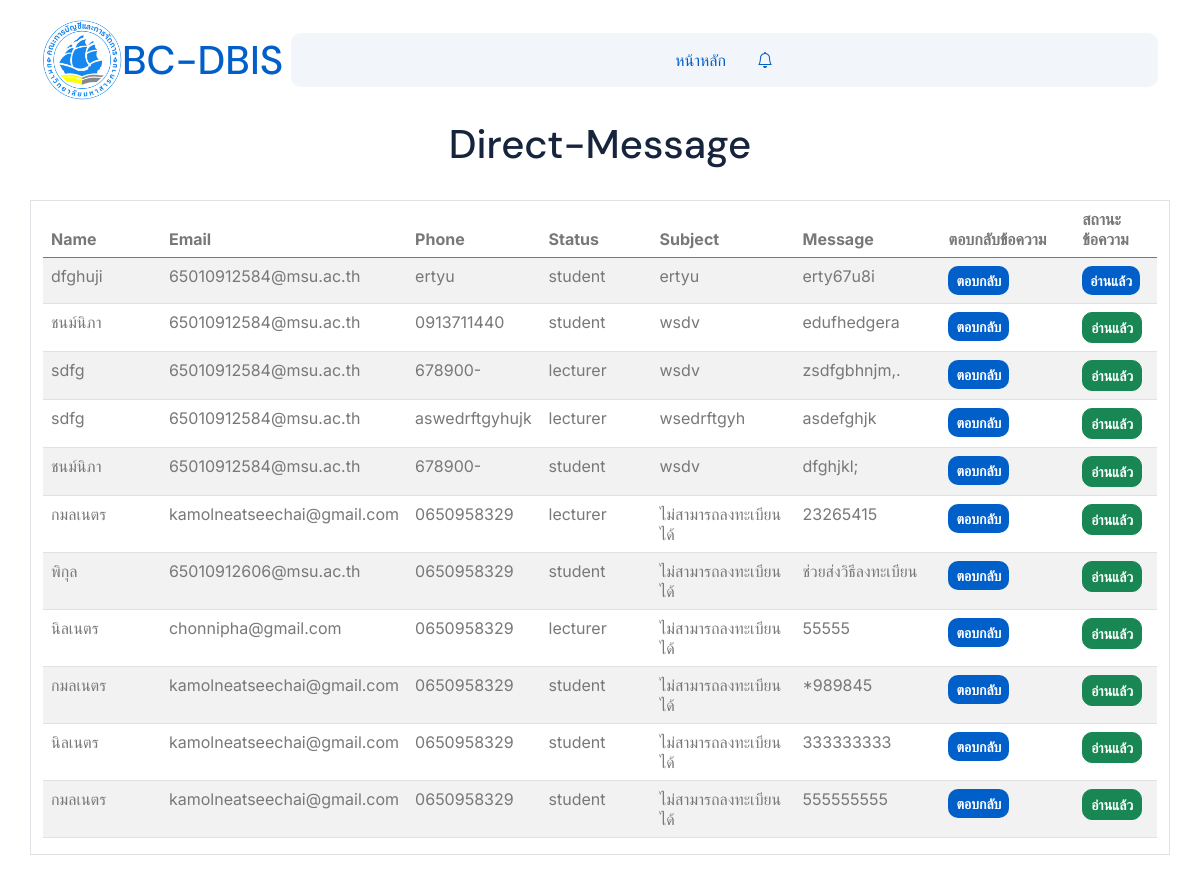
The app's page /LifeSure-1.0.0/direct.php with its own data.
### tables this page shows
CREATE TABLE `mesage` (
  `m_id` int(11) NOT NULL,
  `m_name` varchar(200) NOT NULL,
  `m_email` text NOT NULL,
  `m_phone` text NOT NULL,
  `m_status` text NOT NULL,
  `m_message` text NOT NULL,
  `m_subject` text NOT NULL,
  `m_intification` enum('unread','read') DEFAULT 'unread'
);

### LifeSure-1.0.0/direct.php (the view, shortened to what this page needs)
<html lang="en">
<head>
    <link rel="stylesheet" href="https://use.fontawesome.com/releases/v5.15.4/css/all.css"/>
    <link href="https://cdn.jsdelivr.net/npm/bootstrap-icons@1.4.1/font/bootstrap-icons.css" rel="stylesheet">
    <link rel="stylesheet" href="lib/animate/animate.min.css"/>
    <link href="lib/lightbox/css/lightbox.min.css" rel="stylesheet">
    <link href="lib/owlcarousel/assets/owl.carousel.min.css" rel="stylesheet">
    <link href="css/bootstrap.min.css" rel="stylesheet">
    <link href="css/style.css" rel="stylesheet">
</head>
<body>
    <div class="container-fluid nav-bar px-0 px-lg-4 py-lg-0">
        <div class="container">
            <nav class="navbar navbar-expand-lg navbar-light">
                <img src="image/1.jpg" class="rounded-circle" width="80" height="80">
                <h1 class="text-primary mb-0 text-primary me-2">BC-DBIS</h1>
                <div class="collapse navbar-collapse" id="navbarCollapse">
                    <div class="navbar-nav mx-0 mx-lg-auto d-flex align-items-center">
                        <a href="indexadmin.php" class="nav-item nav-link active">หน้าหลัก</a>
                        <div class="service-icon p-3">
                            <a href="direct.php">
                                <i class="bi bi-bell fa-2x"></i>
                            </a>
                        </div>
                    </div>
                </div>
            </nav>
        </div>
    </div>
    <center>
        <h1>Direct-Message</h1>
        <br>
        <div class="container border">
            <table id="myTable" class="table table-striped" style="width:100%">
                <thead>
                    <tr>
                        <th width="12%">Name</th>
                        <th width="15%">Email</th>
                        <th width="12%">Phone</th>
                        <th width="11%">Status</th>
                        <th width="14%">Subject</th>
                        <th width="14%">Message</th>
                        <th width="14%">ตอบกลับข้อความ</th>
                        <th width="12%">สถานะข้อความ</th>
                    </tr>
                </thead>
                <tbody>
                <?php
                include_once('connect.php');
                if (isset($_SESSION['m_id']) && !empty($_SESSION['m_id'])) {
                    $m_id = mysqli_real_escape_string($conn, $_SESSION['m_id']);
                    $sql = "SELECT * FROM `mesage` WHERE `m_id` = '$m_id' ORDER BY `m_id` DESC";
                } else {
                    $sql = "SELECT * FROM `mesage` ORDER BY `m_id` DESC";
                }
                $rs = mysqli_query($conn, $sql);
                while ($data = mysqli_fetch_array($rs)) {
                    $status = $data['m_intification'];
                    $button_class = ($status == 'read') ? 'btn btn-sm btn-success' : 'btn btn-sm btn-primary';
                ?>
                    <tr>
                        <td><?= htmlspecialchars($data['m_name']); ?></td>
                        <td><?= htmlspecialchars($data['m_email']); ?></td>
                        <td><?= htmlspecialchars($data['m_phone']); ?></td>
                        <td><?= htmlspecialchars($data['m_status']); ?></td>
                        <td><?= htmlspecialchars($data['m_subject']); ?></td>
                        <td><?= htmlspecialchars($data['m_message']); ?></td>
                        <td>
                            <a href="https://mail.google.com/mail/?view=cm&fs=1&to=<?= $data['m_email']; ?>&su=ตอบกลับจากแอดมินเพจBC-DBIT"
                               class="btn btn-sm btn-primary" target="_blank">ตอบกลับ</a>
                        </td>
                        <td>
                            <form action="direct.php" method="POST" style="display:inline;">
                                <button type="submit" name="Reply" class="<?= $button_class ?>">อ่านแล้ว</button>
                            </form>
                        </td>
                    </tr>
                <?php
                }
                ?>
                </tbody>
            </table>
        </div>
        <br>
    </center>
</body>
</html>

### LifeSure-1.0.0/css/style.css (style rules this page uses)
.btn { font-weight: 600; transition: .5s; }
.btn.btn-primary { color: var(--bs-white); border: none; }
.nav-bar { background: var(--bs-white); transition: 1s; }
.navbar .navbar-nav .nav-item { display: flex; align-items: center; padding: 15px; }
.navbar-light .navbar-nav .nav-item:hover, .navbar-light .navbar-nav .nav-item.active, .navbar-light .navbar-nav .nav-item:hover .nav-link, .navbar-light .navbar-nav .nav-item.active .nav-link { color: var(--bs-primary); }
@media (min-width: 992px) { .navbar { padding: 20px 0; } }
@media (min-width: 992px) { .navbar .navbar-nav { width: 100%; display: flex; justify-content: center; align-items: center; background: var(--bs-light); border-radius: 10px; } }

### LifeSure-1.0.0/direct.php (style rules this page uses)
.service-icon i { font-size: 16px; }

### records on screen
mesage: m_name "dfghuji", m_email "65010912584@msu.ac.th", m_phone "ertyu", m_status "student", m_subject "ertyu", m_message "erty67u8i"
mesage: m_name "ชนม์นิภา", m_email "65010912584@msu.ac.th", m_phone "0913711440", m_status "student", m_subject "wsdv", m_message "edufhedgera"
mesage: m_name "sdfg", m_email "65010912584@msu.ac.th", m_phone "678900-", m_status "lecturer", m_subject "wsdv", m_message "zsdfgbhnjm,."
mesage: m_name "sdfg", m_email "65010912584@msu.ac.th", m_phone "aswedrftgyhujk", m_status "lecturer", m_subject "wsedrftgyh", m_message "asdefghjk"
mesage: m_name "ชนม์นิภา", m_email "65010912584@msu.ac.th", m_phone "678900-", m_status "student", m_subject "wsdv", m_message "dfghjkl;"
mesage: m_name "กมลเนตร", m_email "kamolneatseechai@gmail.com", m_phone "0650958329", m_status "lecturer", m_subject "ไม่สามารถลงทะเบียนได้", m_message "23265415"
mesage: m_name "พิกุล", m_email "65010912606@msu.ac.th", m_phone "0650958329", m_status "student", m_subject "ไม่สามารถลงทะเบียนได้", m_message "ช่วยส่งวิธีลงทะเบียน"
mesage: m_name "นิลเนตร", m_email "chonnipha@gmail.com", m_phone "0650958329", m_status "lecturer", m_subject "ไม่สามารถลงทะเบียนได้", m_message "55555"
mesage: m_name "กมลเนตร", m_email "kamolneatseechai@gmail.com", m_phone "0650958329", m_status "student", m_subject "ไม่สามารถลงทะเบียนได้", m_message "*989845"
mesage: m_name "นิลเนตร", m_email "kamolneatseechai@gmail.com", m_phone "0650958329", m_status "student", m_subject "ไม่สามารถลงทะเบียนได้", m_message "333333333"
mesage: m_name "กมลเนตร", m_email "kamolneatseechai@gmail.com", m_phone "0650958329", m_status "student", m_subject "ไม่สามารถลงทะเบียนได้", m_message "555555555"
